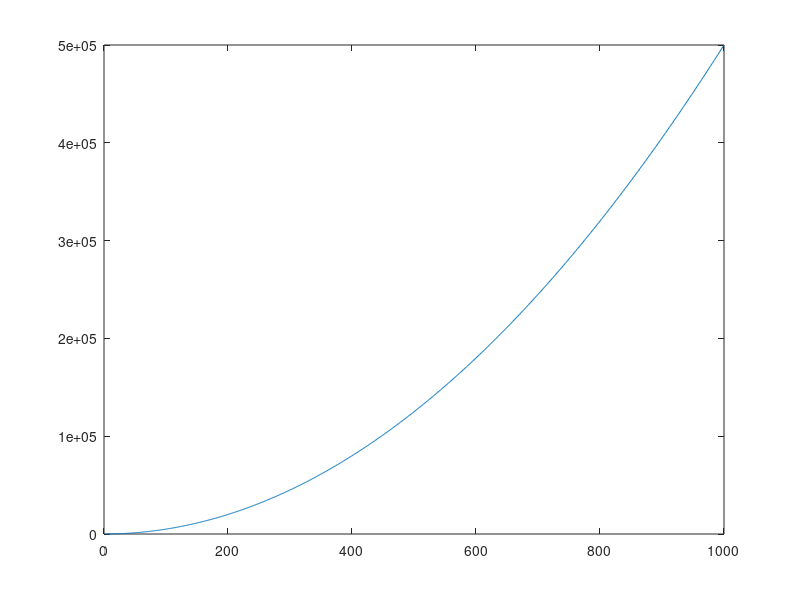

MATLAB code for this plot:
range = 2:1000;
cond_n = zeros(length(2:100),2);

for n = range
    m = n - 1;
    
    d = 2 * ones(1,m);
    p = -ones(1,m-1);
    q = p;
    i = [1:m, 1:m-1, 2:m];
    j = [1:m, 2:m, 1:m-1];
    s = [  d,   p,   q];
    S = sparse(i,j,s);
    cond_n(n-min(range)+1,1) = n;
    cond_n(n-min(range)+1,2) = condest(S);
end

plot(cond_n(:,1),cond_n(:,2));